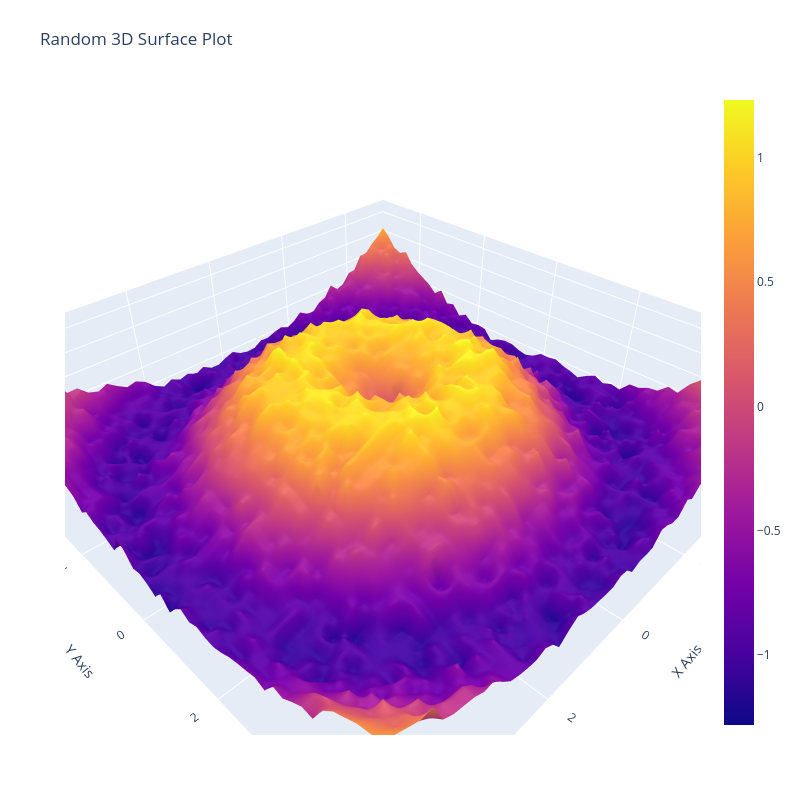

Here is the notebook cell this chart was saved with:
### Code cell
# 1. Create a grid of X and Y values
x = np.linspace(-5, 5, 50)
y = np.linspace(-5, 5, 50)
x_grid, y_grid = np.meshgrid(x, y)

# 2. Generate random "Z" data (a sin wave + random noise)
z = np.sin(np.sqrt(x_grid**2 + y_grid**2)) + np.random.normal(0, 0.1, x_grid.shape)

# 3. Create the Surface Plot
fig = go.Figure(data=[go.Surface(z=z, x=x, y=y)])

# 4. Style the layout
fig.update_layout(
    title='Random 3D Surface Plot',
    autosize=False,
    width=800,
    height=800,
    margin=dict(l=65, r=50, b=65, t=90),
    scene = dict(
        xaxis_title='X Axis',
        yaxis_title='Y Axis',
        zaxis_title='Z Axis'
    )
)

fig.show()

### Figure 1 — Plotly figure (JSON) as saved in the notebook; plotly's stock layout.template omitted (floating-point values rounded to 4 significant figures; data arrays with more than 128 entries replaced by an {"elided": "..."} marker saying what was removed)
{"data": [{"type": "surface", "x": [-5.0, -4.796, -4.592, -4.388, -4.184, -3.98, -3.776, -3.571, -3.367, -3.163, -2.959, -2.755, -2.551, -2.347, -2.143, -1.939, -1.735, -1.531, -1.327, -1.122, -0.9184, -0.7143, -0.5102, -0.3061, -0.102, 0.102, 0.3061, 0.5102, 0.7143, 0.9184, 1.122, 1.327, 1.531, 1.735, 1.939, 2.143, 2.347, 2.551, 2.755, 2.959, 3.163, 3.367, 3.571, 3.776, 3.98, 4.184, 4.388, 4.592, 4.796, 5.0], "y": [-5.0, -4.796, -4.592, -4.388, -4.184, -3.98, -3.776, -3.571, -3.367, -3.163, -2.959, -2.755, -2.551, -2.347, -2.143, -1.939, -1.735, -1.531, -1.327, -1.122, -0.9184, -0.7143, -0.5102, -0.3061, -0.102, 0.102, 0.3061, 0.5102, 0.7143, 0.9184, 1.122, 1.327, 1.531, 1.735, 1.939, 2.143, 2.347, 2.551, 2.755, 2.959, 3.163, 3.367, 3.571, 3.776, 3.98, 4.184, 4.388, 4.592, 4.796, 5.0], "z": {"elided": "50x50 float values"}}], "layout": {"autosize": false, "height": 800, "margin": {"b": 65, "l": 65, "r": 50, "t": 90}, "scene": {"xaxis": {"title": {"text": "X Axis"}}, "yaxis": {"title": {"text": "Y Axis"}}, "zaxis": {"title": {"text": "Z Axis"}}}, "title": {"text": "Random 3D Surface Plot"}, "width": 800}}
